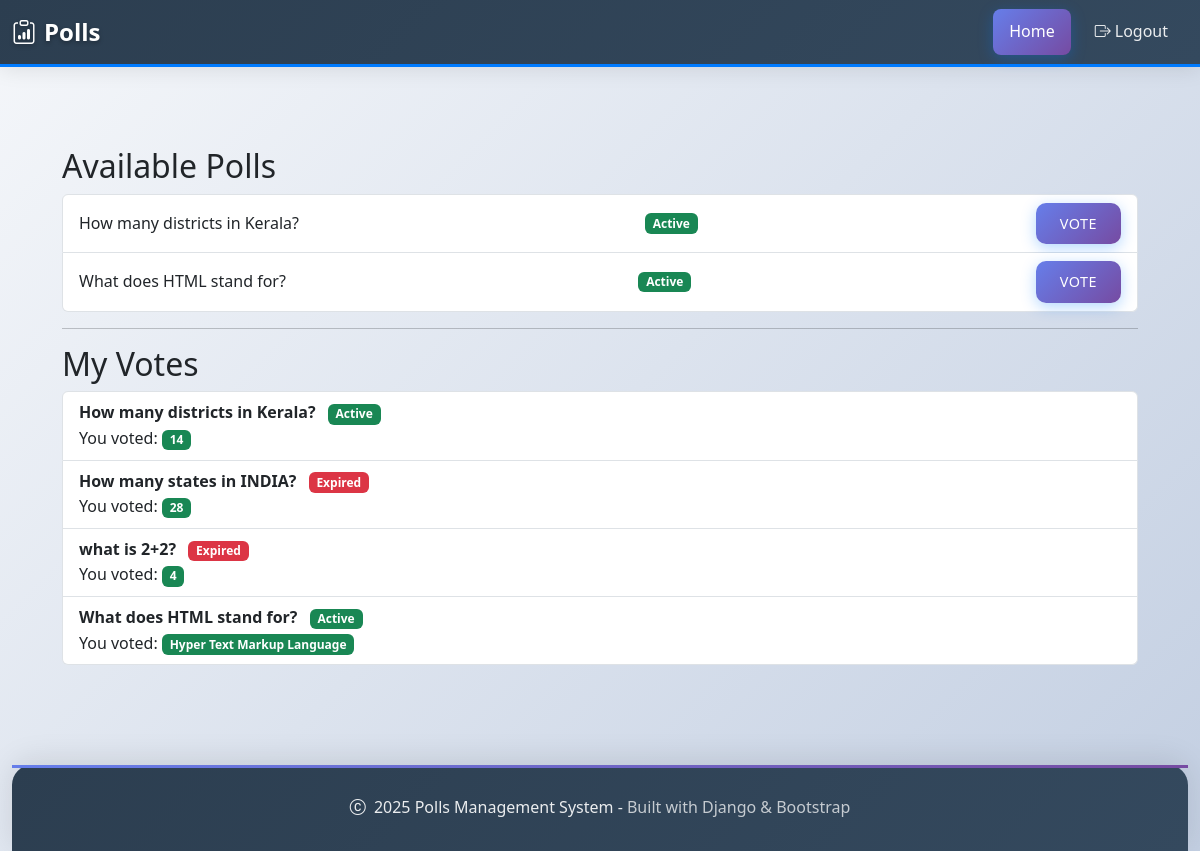
The app's page /user/user-home (signed in), older data.
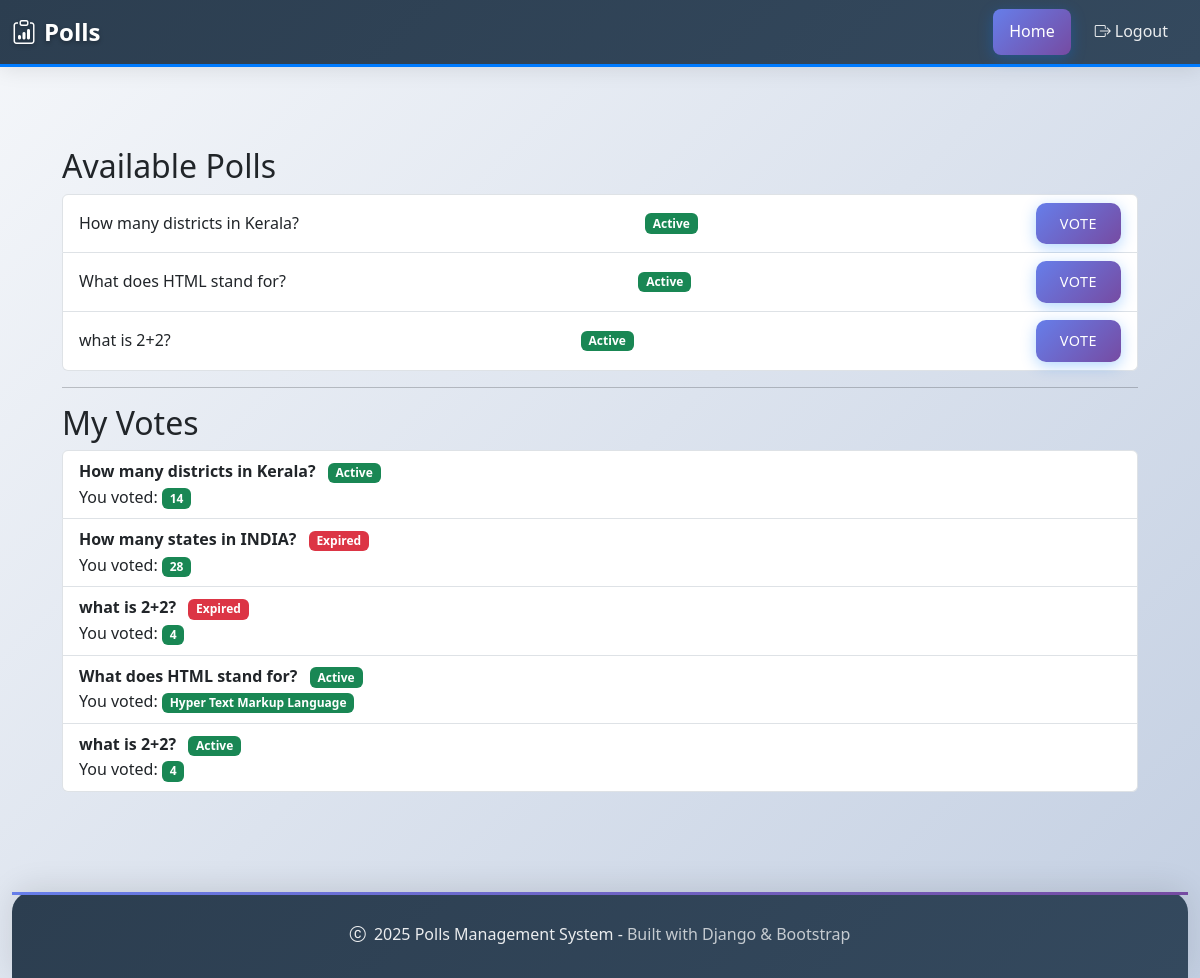
The same page, newer data.
### adminapp/models.py (models this page shows, shortened)
class Poll(models.Model):
    question = models.CharField(max_length=255)
    created_by = models.ForeignKey(User, on_delete=models.CASCADE, related_name="created_polls")
    created_at = models.DateTimeField(auto_now_add=True)
    is_active = models.BooleanField(default=True)
    expiry_date = models.DateTimeField(null=True)

class Vote(models.Model):
    poll = models.ForeignKey(Poll, on_delete=models.CASCADE, related_name="votes")
    option = models.ForeignKey(Option, on_delete=models.CASCADE, related_name="votes")
    user = models.ForeignKey(User, on_delete=models.CASCADE, related_name="votes")
    voted_at = models.DateTimeField(auto_now_add=True)
    class Meta:
        unique_together = ('poll', 'user')  # ensures one vote per poll per user

class Option(models.Model):
    poll = models.ForeignKey(Poll, on_delete=models.CASCADE, related_name="options")
    text = models.CharField(max_length=255)

### user/views.py (the view)
# urls.py: path('user-home', user_home, name='user_home'),
@login_required
def user_home(request):
    polls = Poll.objects.filter(is_active=True)
    my_votes = Vote.objects.filter(user=request.user).select_related("poll", "option")
    return render(request, "user_home.html", {"polls": polls, "my_votes": my_votes})

### user/templates/user_home.html
{% extends "base.html" %}
{% block content %}
<div class="container mt-4">
  <h2>Available Polls</h2>
  <ul class="list-group">
    {% for poll in polls %}
      <li class="list-group-item d-flex justify-content-between align-items-center">
        {{ poll.question }}
        {% if poll.is_active %}
            <span class="badge bg-success ms-2">Active</span>
          {% else %}
            <span class="badge bg-danger ms-2">Inactive</span>
          {% endif %}
        <a href="{% url 'vote_poll' poll.id %}" class="btn btn-sm btn-primary">Vote</a>
      </li>
    {% empty %}
      <li class="list-group-item">No polls available.</li>
    {% endfor %}
  </ul>
  <hr>
  <h2>My Votes</h2>
  <ul class="list-group">
    {% for vote in my_votes %}
      <li class="list-group-item">
        <strong>
            {{ vote.poll.question }}
            {% if vote.poll.is_active %}
          <span class="badge bg-success ms-2">Active</span>
        {% else %}
          <span class="badge bg-danger ms-2">Expired</span>
        {% endif %}
        </strong><br>
        You voted: <span class="badge bg-success">{{ vote.option.text }}</span>
      </li>
    {% empty %}
      <li class="list-group-item">You haven't voted in any polls yet.</li>
    {% endfor %}
  </ul>
</div>
{% endblock %}

### adminapp/templates/base.html (shortened to what this page needs)
<!DOCTYPE html>
<html lang="en">
<head>
    <link href="https://cdn.jsdelivr.net/npm/bootstrap@5.3.3/dist/css/bootstrap.min.css" rel="stylesheet">
    <link href="https://cdn.jsdelivr.net/npm/bootstrap-icons@1.11.0/font/bootstrap-icons.css" rel="stylesheet">
</head>
<body>
    <nav class="navbar navbar-expand-lg navbar-dark">
        <div class="container-fluid">
            <a class="navbar-brand" href="{% url 'admin_home' %}">
                <i class="bi bi-clipboard-data me-2"></i>Polls
            </a>
            <div class="collapse navbar-collapse" id="navbarNav">
                <ul class="navbar-nav ms-auto">
                    {% if request.user.is_superuser %}
                    <li class="nav-item">
                        <a class="nav-link" href="{% url 'admin_home' %}">
                            <i class="bi bi-house me-1"></i>Home
                        </a>
                    </li>
                    <li class="nav-item">
                        <a class="nav-link" href="{% url 'poll_add' %}">
                            <i class="bi bi-plus-circle me-1"></i>Add Poll
                        </a>
                    </li>
                    <li class="nav-item">
                        <a class="nav-link" href="{% url 'all_polls_results' %}">
                            <i class="bi bi-bar-chart me-1"></i>Results
                        </a>
                    </li>
                    {% else %}
                    <li class="nav-item"><a class="nav-link" href="{% url 'user_home' %}">Home</a></li>
                    {% endif %}
                    <li class="nav-item">
                        <a class="nav-link" href="{% url 'logout' %}">
                            <i class="bi bi-box-arrow-right me-1"></i>Logout
                        </a>
                    </li>
                </ul>
            </div>
        </div>
    </nav>
    <div class="container content-wrapper">
        {% block content %}{% endblock %}
    </div>
    <div class="container-fluid">
        <div class="footer">
            <p>
                <i class="bi bi-c-circle me-1"></i>
                {{ year|default:"2025" }} Polls Management System -
                <span style="opacity: 0.8;">Built with Django & Bootstrap</span>
            </p>
        </div>
    </div>
</body>
</html>

### adminapp/templates/base.html (style rules this page uses)
:root { --primary-gradient: linear-gradient(135deg, #667eea 0%, #764ba2 100%); --dark-gradient: linear-gradient(135deg, #2c3e50 0%, #34495e 100%); --card-shadow: 0 10px 30px rgba(0, 0, 0, 0.1); --card-hover-shadow: 0 15px 40px rgba(0, 0, 0, 0.15); --transition: all 0.3s cubic-bezier(0.4, 0, 0.2, 1); }
body { background: linear-gradient(135deg, #f5f7fa 0%, #c3cfe2 100%); font-family: 'Segoe UI', Tahoma, Geneva, Verdana, sans-serif; line-height: 1.6; min-height: 100vh; position: relative; }
.navbar { background: var(--dark-gradient) !important; box-shadow: 0 2px 20px rgba(0, 0, 0, 0.1); border-bottom: 3px solid #007bff; margin-bottom: 0; backdrop-filter: blur(10px); }
.navbar-brand { font-weight: 700; font-size: 1.5rem; color: #fff !important; text-shadow: 0 2px 4px rgba(0, 0, 0, 0.3); transition: var(--transition); }
.navbar-nav .nav-link { color: rgba(255, 255, 255, 0.9) !important; font-weight: 500; padding: 10px 16px !important; margin: 0 4px; border-radius: 8px; transition: var(--transition); position: relative; }
.navbar-nav .nav-link.active { background: var(--primary-gradient); color: #fff !important; box-shadow: 0 4px 15px rgba(0, 123, 255, 0.3); }
.content-wrapper { padding: 40px 20px; min-height: calc(100vh - 200px); }
.btn { border-radius: 10px; font-weight: 500; padding: 10px 24px; transition: var(--transition); border: none; text-transform: uppercase; letter-spacing: 0.5px; font-size: 0.9rem; }
.btn-primary { background: var(--primary-gradient); box-shadow: 0 4px 15px rgba(0, 123, 255, 0.3); }
.footer { margin-top: 60px; padding: 30px 20px; background: var(--dark-gradient); color: white; text-align: center; border-radius: 20px 20px 0 0; box-shadow: 0 -5px 30px rgba(0, 0, 0, 0.1); position: relative; }
.footer::before { content: ''; position: absolute; top: 0; left: 0; right: 0; height: 3px; background: var(--primary-gradient); }
.footer p { margin: 0; font-weight: 500; opacity: 0.9; }
.content-wrapper { animation: fadeInUp 0.6s ease; }

Row changes from the older to the newer data that the page shows:
added Poll: question "what is 2+2?", is_active "Active"
added Vote: poll.question "what is 2+2?", shows "Active", option.text "4"
